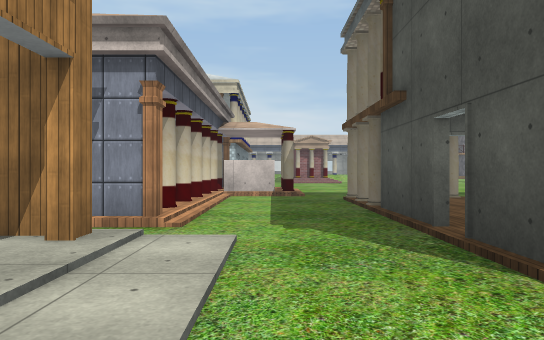
[1] (above)

24 first-person views from a walk through a Unity game level. The camera is 1.3 m above the floor, looks level and sees 70° across. The floor is counted in squares, 2 m on a side. Each view is taken from the middle of a square. On the plan, view 1 faces up. The plan holds only what a view shows up to about 11 squares ahead; the rest is blank. The place goes on beyond the plan. Some surface patterns are stand-ins.

[2]
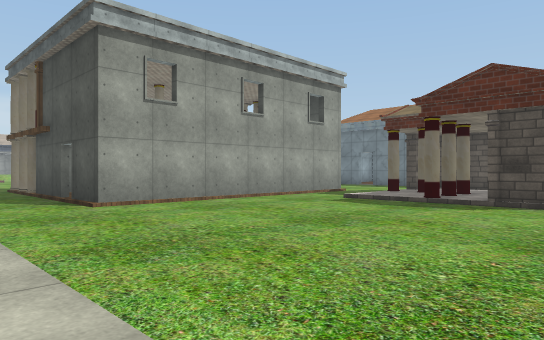

[3]
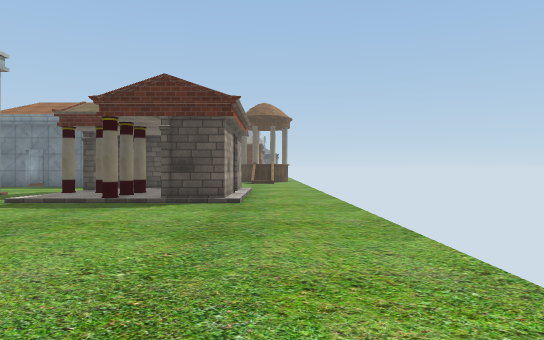

[4]
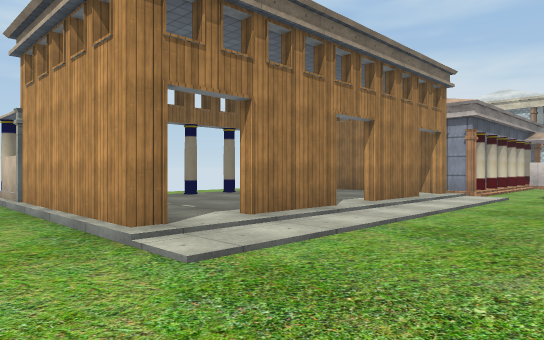

[5]
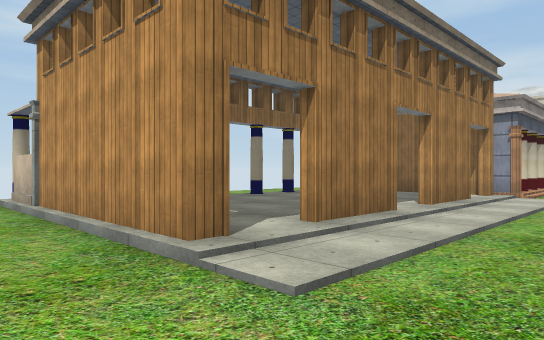

[6]
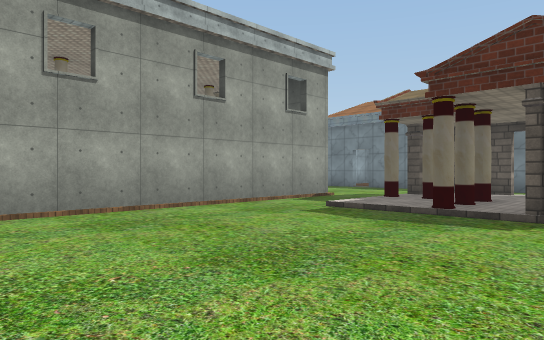

[7]
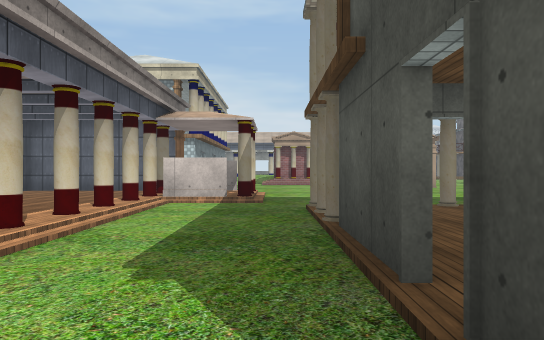

[8]
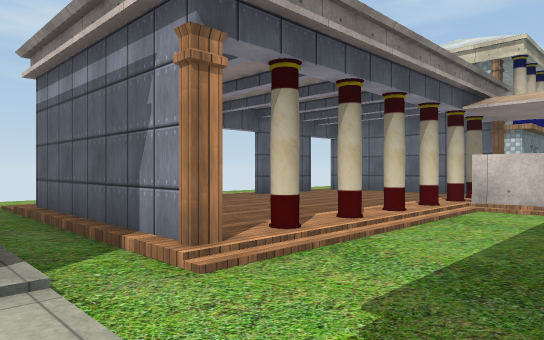

[9]
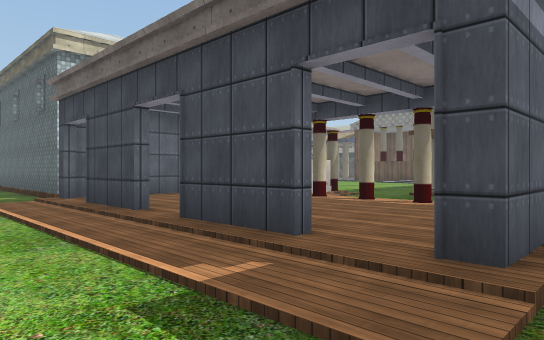

[10]
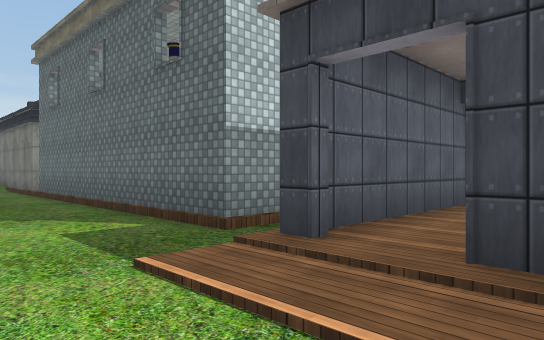

[11]
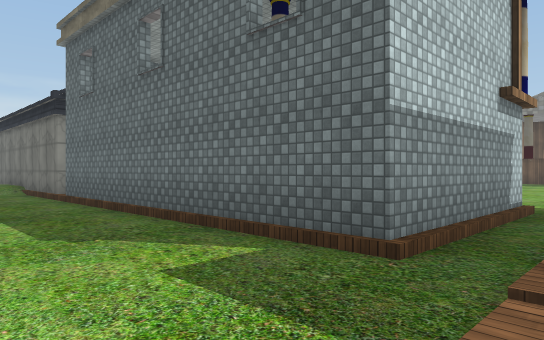

[12]
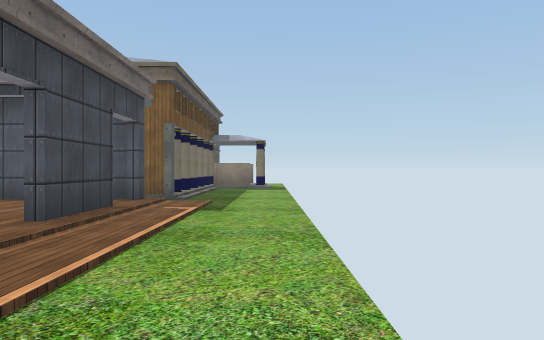

[13]
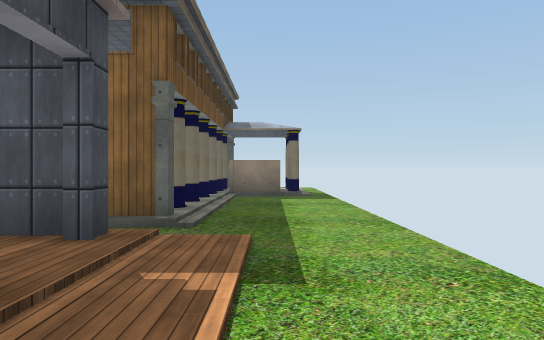

[14]
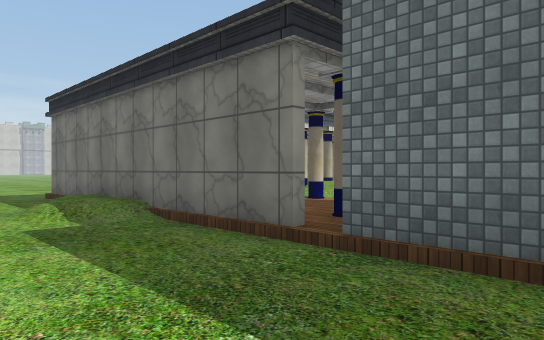

[15]
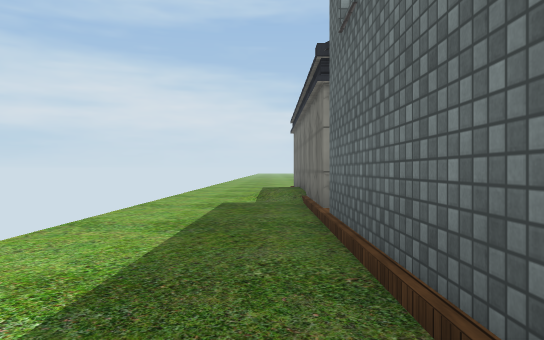

[16]
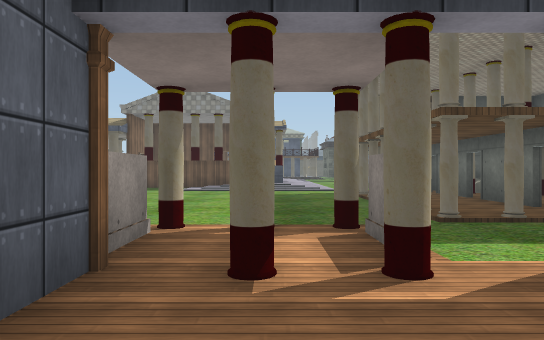

[17]
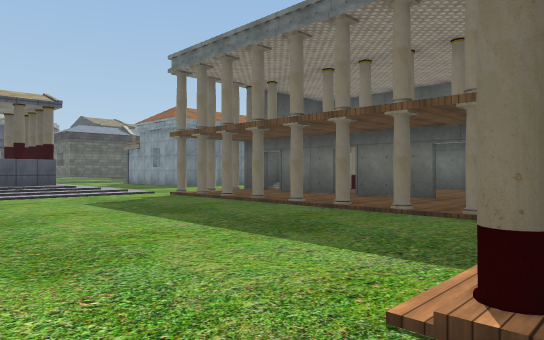

[18]
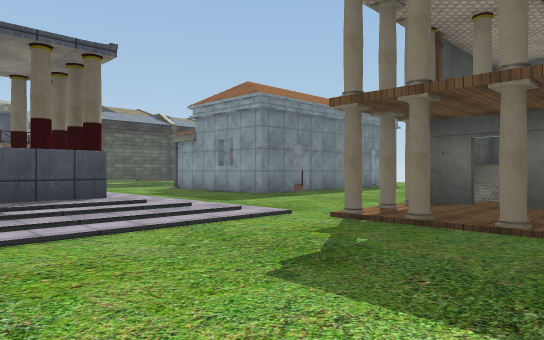

[19]
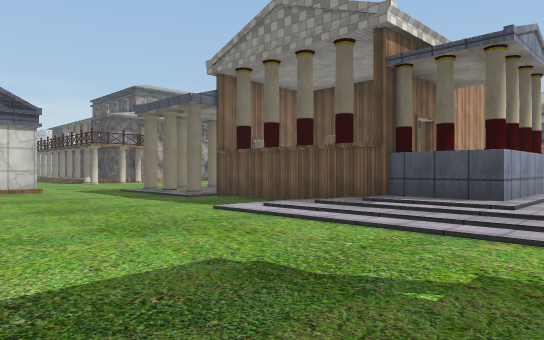

[20]
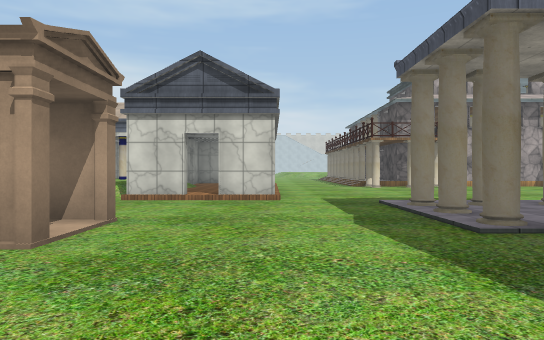

[21]
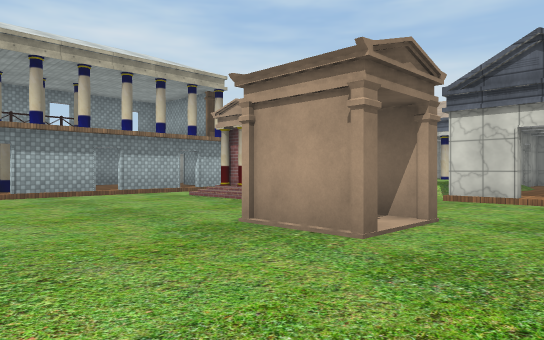

[22]
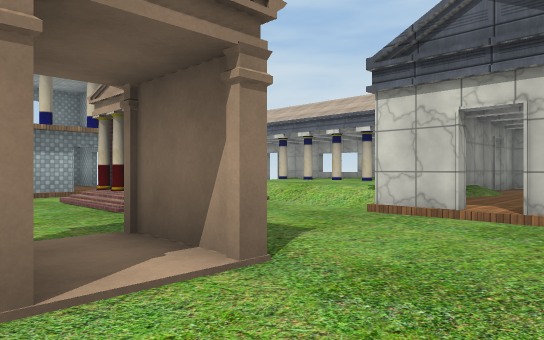

[23]
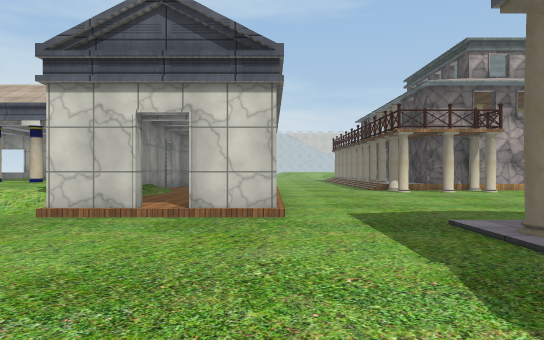

[24]
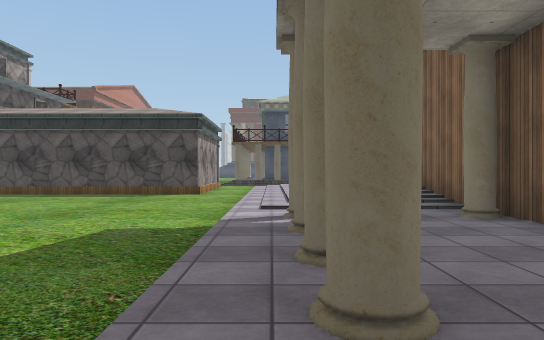

### Floor plan
Key: @ floor where view 1 was taken; # wall or solid block; x gap in a wall; . main floor; : floor 0.25 m higher than the main floor; + floor 0.5 m higher than the main floor; * floor 0.75 m higher than the main floor; / step, stairs or slope; ^ raised ledge.
Columns run from 8 left of view 1 to 21 right of it. Each row starts with its distance up from view 1.
 27 ...#          x:  ...       #
 26 ../#   x   x  #:  ......  ..#
 25 ../#   +   ** #:  ...... ...#
 24 ../#  //  ***  :  ..........#
 23 ...#::/   **** :  ..........##
 22 ...#::     ///#xx#...........#
 21 ...##       ..................
 20 ...#         .......#xx#://///
 19 ...#   #.##   .........
 18 ...#  ##......##........:
 17  ..#  #.............# x####
 16  ..#  ##......##....#
 15 ...#####............#
 14 ...#####............#
 13 ...................:#
 12 ...######..........:##
 11 ...:::###..........:##^
 10 ..#::::##..........::::
  9 ..x:::#/.................
  8 ..x:::x/..:xx:::::.......
  7 ..#:::x/..::::::::.......
  6 ...:::x/..#:#xx#:#....#
  5 ...####/..#::     ....#
  4 ..........x::     ....
  3 ../####...#::    #...
  2 ..#:::x...########..
  1 ...:::#.............
  0 ...:::x.@....../#/##
 -1 ...:::x........:: :#
 -2 .##:::#........#x#:/
 -3 x##::::........x:
 -4 .######........##:#
 -5  ..................
 -6       .............

Positions as (right, up) in squares from view 1, and headings:
1: (0, 0), facing up
2: (-1, -5), facing up-right
3: (-1, -5), facing right
4: (2, -6), facing up-left
5: (1, -6), facing up-left
6: (1, -4), facing up-right
7: (1, 2), facing up
8: (1, 3), facing up-left
9: (-8, 4), facing up-right
10: (-8, 10), facing up-right
11: (-8, 12), facing up-right
12: (-8, 12), facing down
13: (-7, 8), facing down
14: (-8, 19), facing up-right
15: (-6, 16), facing up
16: (-4, 11), facing right
17: (0, 14), facing down-right
18: (6, 13), facing down-right
19: (6, 9), facing up-right
20: (9, 13), facing up
21: (9, 13), facing up-left
22: (9, 16), facing up-left
23: (9, 16), facing up
24: (10, 20), facing right
